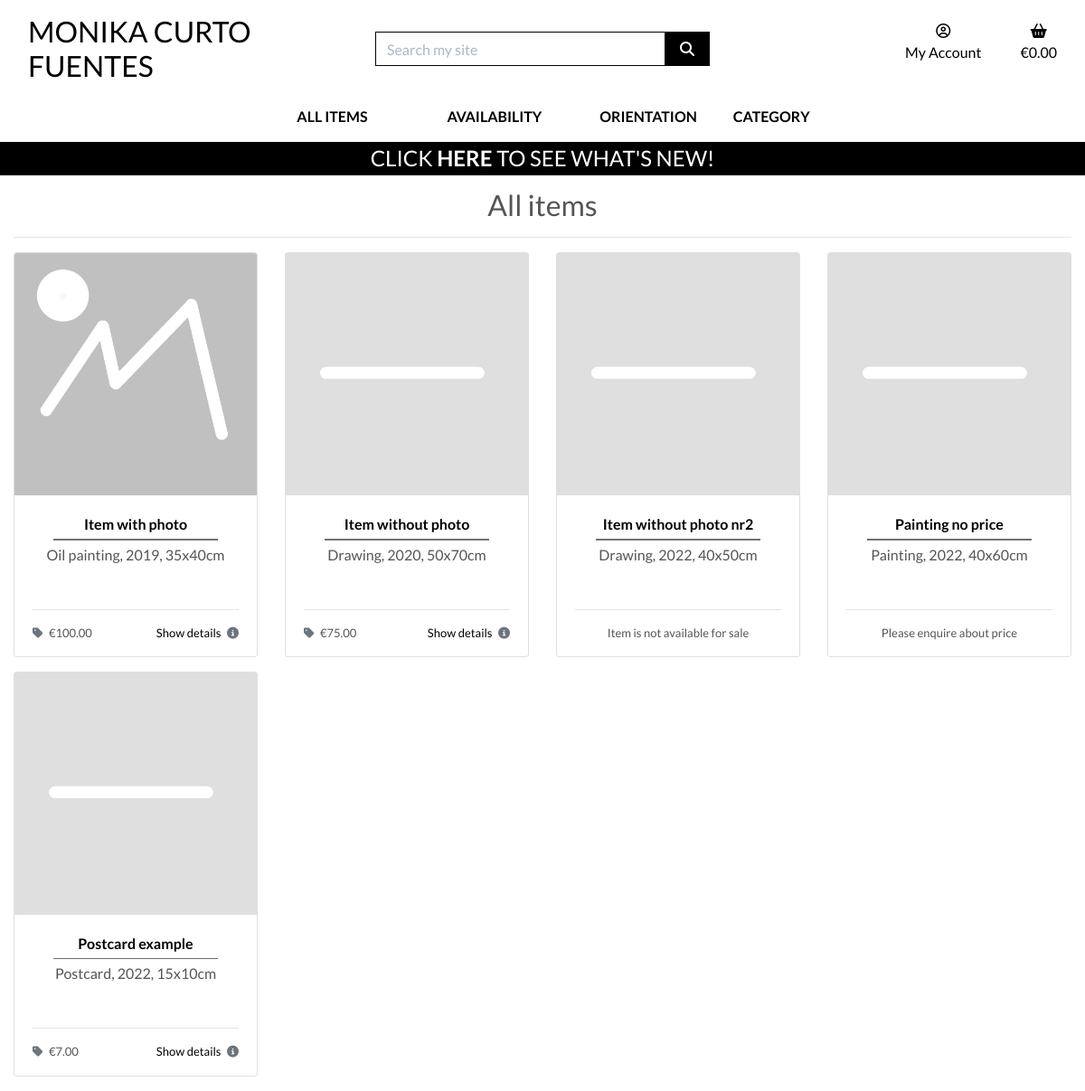
Before: /products/ with the older database file.
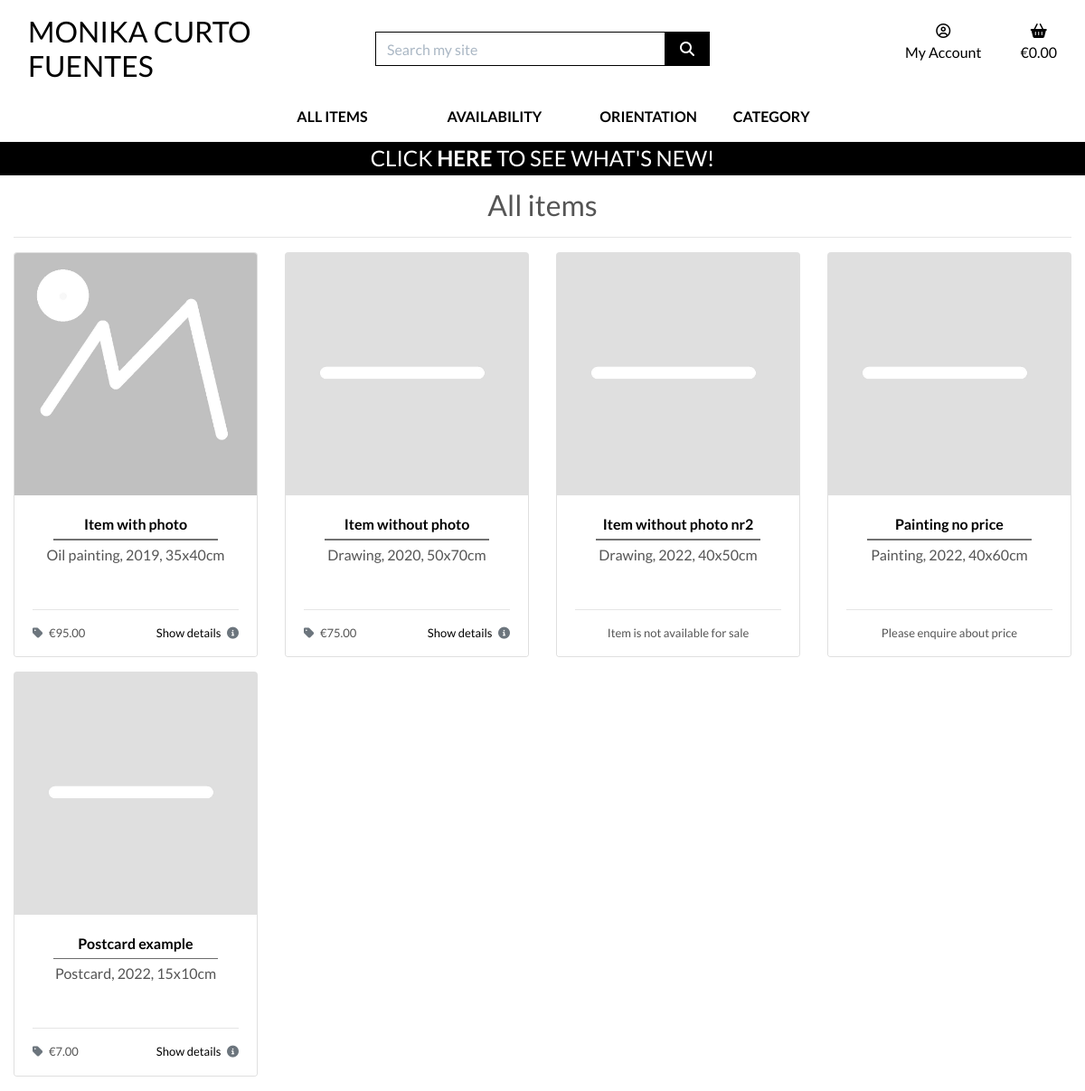
After: the same page with the newer database file.
### products/models.py (models this page shows, shortened)
class Product(models.Model):
    sku = models.CharField(
        max_length=254,
        null=True,
        blank=True)
    title = models.CharField(
        max_length=254,
        unique=True)
    excerpt = models.TextField(
        blank=True)
    description = models.TextField()
    price = models.DecimalField(
        max_digits=6,
        decimal_places=2,
        null=True,
        blank=True)
    image = models.ImageField(
        null=True,
        blank=True)
    category = models.ForeignKey(
        'Category',
        null=True,
        blank=True,
        on_delete=models.SET_NULL)
    orientation = models.CharField(
        max_length=9,
        choices=ORIENTATION,
        null=True,
        blank=True)
    is_unique = models.BooleanField(
        default=True)
    priority = models.CharField(
        max_length=10,
        choices=PRIORITY_CHOICES,
        default="3 - Normal",
        null=True,
        blank=True)
    highlight = models.BooleanField(
        default=False)
    available = models.BooleanField(
        default=True)
    live = models.BooleanField(
        default=False)
    created_on = models.DateTimeField(
        auto_now_add=True)
    updated_on = models.DateTimeField(
        auto_now=True)
    class Meta:
        ordering = ['priority', 'created_on']

### products/views.py (the view, shortened to what this page needs)
def all_products(request):
    products = Product.objects.all()
    query = None
    available = None
    availability = None
    orientation = None
    orientations = None
    categories = None
    highlights = None
    context = {
        'products': products,
        'search_term': query,
        'available': available,
        'current_availability': availability,
        'orientation': orientation,
        'current_orientations': orientations,
        'current_categories': categories,
        'highlights': highlights,
    }
    return render(request, 'products/products.html', context)

### bag/contexts.py (called while the page is built, shortened)
def bag_contents(request):
    bag_items = []
    total = 0
    product_count = 0
    bag = request.session.get('bag', {})
    if total < settings.FREE_DELIVERY_THRESHOLD and total > 0:
        min_charge = settings.DELIVERY_MIN_CHARGE
        delivery = max(
            total * Decimal(settings.STANDARD_DELIVERY_PERCENTAGE / 100),
            min_charge)
        free_delivery_delta = settings.FREE_DELIVERY_THRESHOLD - total
    else:
        delivery = 0
        free_delivery_delta = 0
    grand_total = delivery + total
    context = {
        'bag_items': bag_items,
        'total': total,
        'product_count': product_count,
        'delivery': delivery,
        'free_delivery_delta': free_delivery_delta,
        'free_delivery_threshold': settings.FREE_DELIVERY_THRESHOLD,
        'grand_total': grand_total,
    }
    return context

### products/templates/products/products.html (shortened to what the changed rows need)
{% extends "base.html" %}
{% load static %}
{% block content %}
    <div class="container-fluid">
        <div class="row">
            <div class="col-12 text-center mt-5">
                <h2>
                    {% if search_term %}
                        {{ products|length }} item{% if products|length != 1 %}s {% endif %} found for <strong>{{ search_term }}</strong>
                    {% elif current_orientations %}
                        {{ orientation }}s
                    {% elif current_categories %}
                        {% for c in current_categories %}
                            <a href="{% url 'products' %}?category={{ c.name }}">
                                {{ c.friendly_name }}s
                            </a>
                        {% endfor %}
                    {% else %}
                        All items
                    {% endif %}
                </h2>
            </div>
            <div class="col">
                <div class="row">
                    {% for product in products %}
                        {% if product.live %}
                            <div class="col-md-4 col-xl-3 mb-3">
                                <div class="card h-100">
                                    {% if product.image %}
                                        <a href="{% url 'product_detail' product.id %}">
                                            <img src="{{ product.image.url }}" alt="{{ product.title }}" class="card-img-top img-fluid">
                                        </a>
                                    {% else %}
                                        <a href="{% url 'product_detail' product.id %}">
                                            <img src="{{ MEDIA_URL }}placeholder.jpg" alt="{{ product.title }}" class="card-image-top img-fluid">
                                        </a>
                                    {% endif %}
                                    <div class="card-body text-center">
                                        <a href="{% url 'product_detail' product.id %}">
                                            <p class="mb-0 font-weight-bold">{{ product.title }}</p>
                                        </a>
                                        <hr class="hr-middle">
                                        <p class="mb-0">{{ product.excerpt }}</p>
                                    </div>
                                    <div class="card-footer">
                                        <div class="row">
                                            <div class="col">
                                                <hr>
                                                {% if product.available and product.price %}
                                                    <p class="float-left">
                                                        <i class="fas fa-tag mr-1 text-muted"></i>
                                                        &euro;{{ product.price }}
                                                    </p>
                                                    <a href="{% url 'product_detail' product.id %}">
                                                        <p class="float-right">
                                                            Show details
                                                            <i class="fas fa-info-circle ml-1 text-muted"></i>
                                                        </p>
                                                    </a>
                                                {% elif product.available and not product.price %}
                                                    <p class="text-center">
                                                        Please enquire about price
                                                    </p>
                                                {% else %}
                                                    <p class="text-center">
                                                        Item is not available for sale
                                                    </p>
                                                {% endif %}
                                            </div>
                                        </div>
                                    </div>
                                </div>
                            </div>
                        {% endif %}
                    {% endfor %}
                </div>
            </div>
        </div>
    </div>
{% endblock %}

Changed rows visible on the page:
changed Product "Item with photo": price "100.00" → "95.00"
